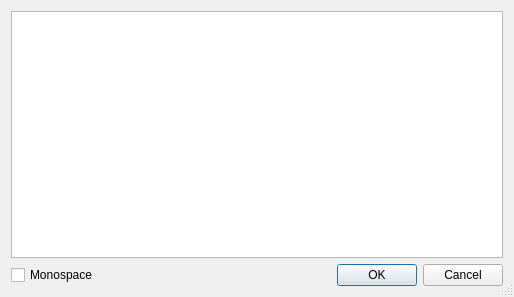
<?xml version="1.0" encoding="UTF-8"?>
<ui version="4.0">
 <class>TextEditorDialog</class>
 <widget class="QDialog" name="TextEditorDialog">
  <property name="geometry">
   <rect>
    <x>0</x>
    <y>0</y>
    <width>514</width>
    <height>297</height>
   </rect>
  </property>
  <property name="windowTitle">
   <string>Edit Text</string>
  </property>
  <property name="sizeGripEnabled">
   <bool>true</bool>
  </property>
  <layout class="QGridLayout" name="gridLayout">
   <item row="0" column="0" colspan="2">
    <widget class="QPlainTextEdit" name="plainTextEdit"/>
   </item>
   <item row="1" column="1">
    <widget class="QDialogButtonBox" name="buttonBox">
     <property name="orientation">
      <enum>Qt::Horizontal</enum>
     </property>
     <property name="standardButtons">
      <set>QDialogButtonBox::Cancel|QDialogButtonBox::Ok</set>
     </property>
    </widget>
   </item>
   <item row="1" column="0">
    <widget class="QCheckBox" name="monospaceFont">
     <property name="text">
      <string>Monospace</string>
     </property>
     <property name="checkable">
      <bool>true</bool>
     </property>
    </widget>
   </item>
  </layout>
 </widget>
 <resources/>
 <connections>
  <connection>
   <sender>buttonBox</sender>
   <signal>accepted()</signal>
   <receiver>TextEditorDialog</receiver>
   <slot>accept()</slot>
   <hints>
    <hint type="sourcelabel">
     <x>248</x>
     <y>254</y>
    </hint>
    <hint type="destinationlabel">
     <x>157</x>
     <y>274</y>
    </hint>
   </hints>
  </connection>
  <connection>
   <sender>buttonBox</sender>
   <signal>rejected()</signal>
   <receiver>TextEditorDialog</receiver>
   <slot>reject()</slot>
   <hints>
    <hint type="sourcelabel">
     <x>316</x>
     <y>260</y>
    </hint>
    <hint type="destinationlabel">
     <x>286</x>
     <y>274</y>
    </hint>
   </hints>
  </connection>
 </connections>
</ui>
